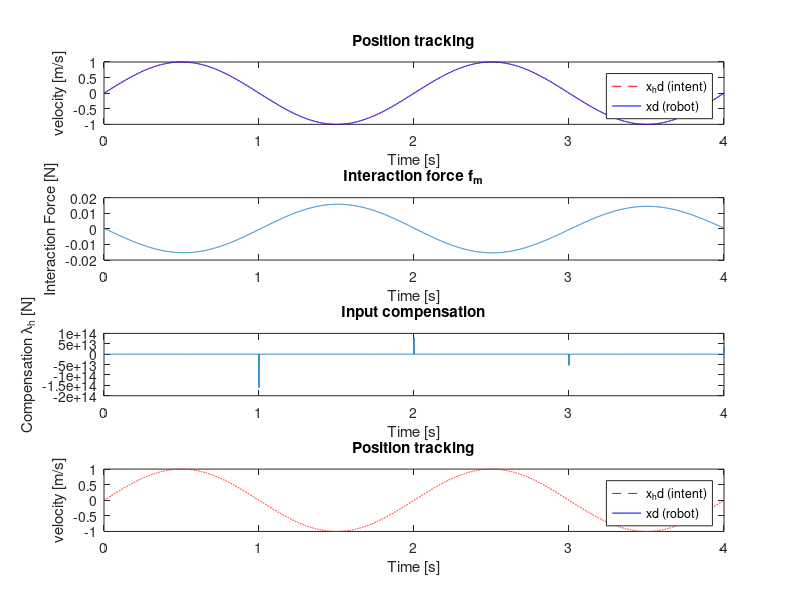

Write the MATLAB code that produced this figure. (Note: this script raises an error after producing the figure.)
clear; clc; close all;
%% Validation of input compensator
dt = 0.001;
T = 4;
% N = T/dt;
t = 0:dt:T;
N = numel(t);

% Human dynamics parameters
Mh = 0.1*sin(t) + 1.5;
Dh = 0.05*sin(0.5*t) + 0.1;
% Robot dynamics parameters
Ma = 2;
Da = 0.4;

%% preallocation 
% motion related (xr, xrd, xrdd, xh, xhd, xhdd)
% Fh, lam, lamh

x = zeros(1, N);
xd = zeros(1, N);
xdd = zeros(1, N);

fh = zeros(1, N);
fm = zeros(1, N);
lam = zeros(1, N);
lamh = zeros(1,N);
A = zeros(1, N);

%% Select scenario: 1=sinusoidal, 2=move-and-stop
scenario = 1;

switch scenario
  case 1
    % sinusoidal motion at 0.5, 1.0, and 4.0 Hz
    freq = 0.5;
    amp   = 1;  % [m] amplitude

    xhd = amp * sin(2*pi*freq*t);
    xhdd = amp * 2*pi * freq * cos(2*pi*freq*t);
    

  case 2
    A = 0.05;
    k = 30;
    % move-and-stop using arctan profile
    xh = A * atan(k * t);
    xhd = A * k ./ (1 + (k * t).^2);
    xhdd = -2 * A * k^3 * t ./ (1 + (k * t).^2).^2;
    
  otherwise
    error('Unknown scenario');
end

%% Main simulation loop

xrd = [xhd(1), xhd(1:end-1)];
xrdd = [xhdd(1), xhdd(1:end-1)];
xd(1)  = xhd(1);
xdd(1) = xhdd(1);

% initial conditions
lamh(1) = Ma * xhdd(1) + Da * xhd(1);  % Eq. 10

fh(1)   = Mh(1)*xhdd(1) + Dh(1)*xhd(1);  % Eq. 24
fm(1)   = fh(1) - Mh(1)*xdd(1) - Dh(1)*xd(1);


for k = 2:N
  fh(k) = Mh(k) * xhdd(k) + Dh(k) * xhd(k);
  fm(k) = Mh(k) * (xhdd(k) - xrdd(k)) + Dh(k) * (xhd(k) - xrd(k));

  lam(k) = Ma * xrdd(k) + Da * xrd(k) - fm(k);

  A(k) = xrd(k) / xhd(k) * (xhd(k) - xhd(k-1))^2 / (xrd(k) - xrd(k-1))^2;

  lamh(k) = A(k) * (lam(k) + fm(k));

  xdd(k) = (1/Ma) * (lamh(k) - Da * xd(k-1));
  xd(k) = xd(k-1) + xdd(k)*dt;
end

%   xdd(2) = (1/Ma) * (lamh(1) - Da * xd(1));
%   xd(2) = xd(1) + xdd(2)*dt; 
% 
% for k = 2:N-1
%   fh(k) = Mh(k) * xhdd(k) + Dh(k) * xhd(k);
%   fm(k) = Mh(k) * (xhdd(k) - xdd(k)) + Dh(k) * (xhd(k) - xd(k));
% 
%   lam(k) = Ma * xdd(k) + Da * xd(k) - fm(k);
% 
%   A(k) = xd(k) / xhd(k) * (xhd(k) - xhd(k-1))^2 / (xd(k) - xd(k-1))^2;
% 
%   lamh(k) = A(k) * (lam(k) + fm(k));
% 
%   xdd(k+1) = (1/Ma) * (lamh(k) - Da * xd(k));
%   xd(k+1) = xd(k) + xdd(k+1)*dt;
% end

%% Plot results
figure;
subplot(4,1,1);
plot(t, xhd, 'r--', t, xrd, 'b');
xlabel('Time [s]'); ylabel('velocity [m/s]');
legend('x_hd (intent)', 'xd (robot)');
title('Position tracking');

subplot(4,1,2);
plot(t, fm);
xlabel('Time [s]'); ylabel('Interaction Force [N]');
title('Interaction force f_m');

subplot(4,1,3);
plot(t, lamh);
xlabel('Time [s]'); ylabel('Compensation \lambda_h [N]');
title('Input compensation');

subplot(4,1,4);
plot(t, xhd, 'r--', t, xd, 'b');
xlabel('Time [s]'); ylabel('velocity [m/s]');
legend('x_hd (intent)', 'xd (robot)');
title('Position tracking');



%%
% Prepare data for export
data = table(...
    t', ...
    xhd', ...       % Human velocity
    xrd', ...        % Robot velocity
    fm', ...        % Interaction force
    'VariableNames', {'Time', 'HumanVelocity', 'RobotVelocity', 'InteractionForce'} ...
);

% Save to CSV
writetable(data, 'freespace_results.csv');